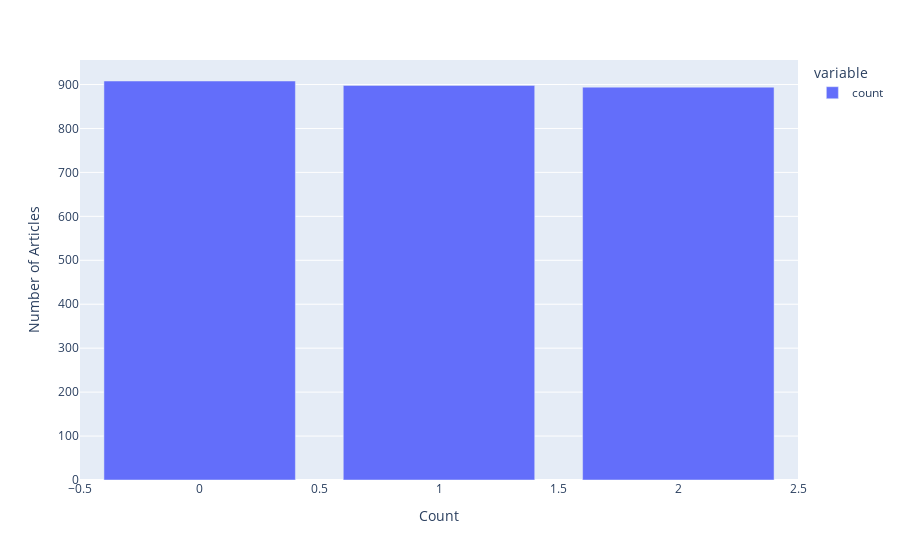
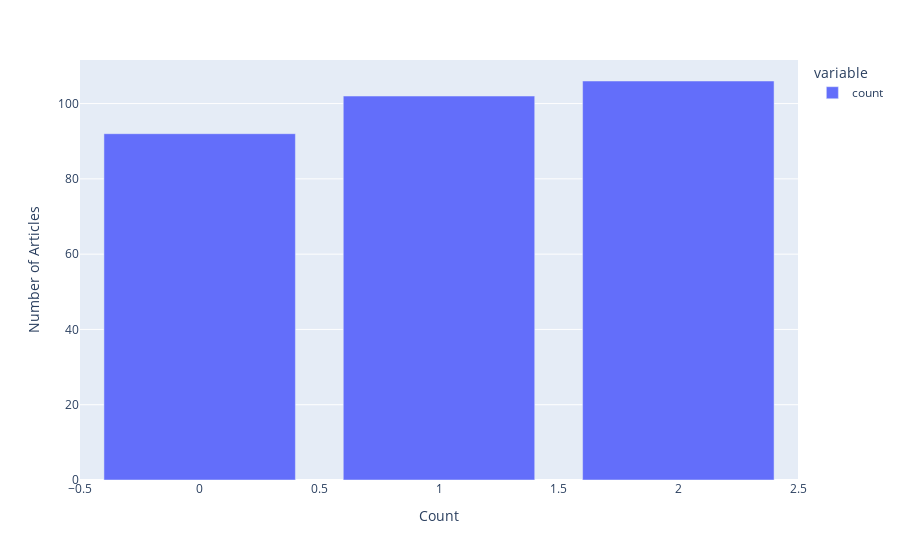
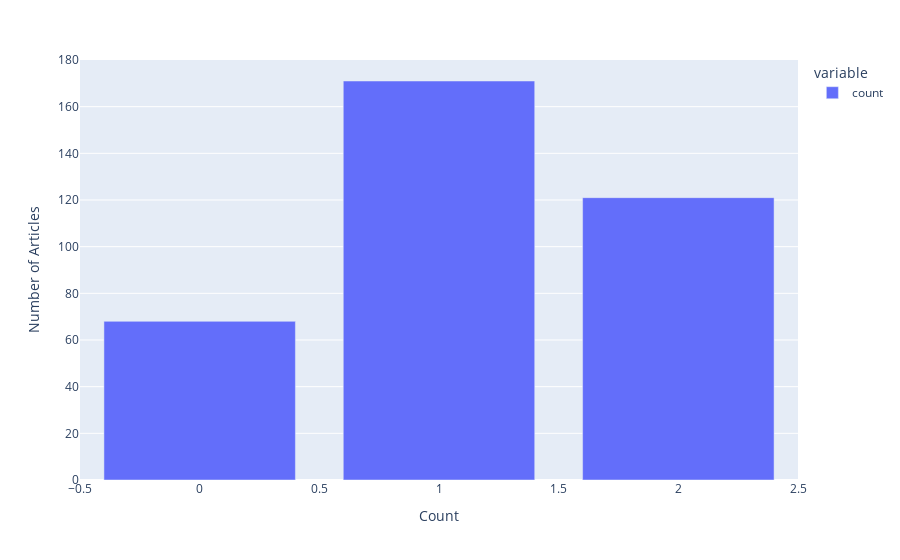

These figures' notebook cell, in order:
### Markdown cell above
#### 1. Raw training set

### Code cell
# Get Raws dataset
train_raw_df, eval_raw_df, test_raw_df = get_train_eval_test('news_train_upsampled_gpt4.jsonl', 'news_test_gpt4.jsonl')
show_labels_count(train_raw_df)
show_labels_count(eval_raw_df)
show_labels_count(test_raw_df)

### Figure 1 — Plotly figure (JSON) as saved in the notebook; plotly's stock layout.template omitted (floating-point values rounded to 4 significant figures)
{"data": [{"alignmentgroup": "True", "hovertemplate": "variable=count<br>labels=%{x}<br>value=%{y}<extra></extra>", "legendgroup": "count", "marker": {"color": "#636efa", "pattern": {"shape": ""}}, "name": "count", "offsetgroup": "count", "orientation": "v", "showlegend": true, "textposition": "auto", "type": "bar", "x": [0, 1, 2], "xaxis": "x", "y": [908, 898, 894], "yaxis": "y"}], "layout": {"barmode": "relative", "legend": {"title": {"text": "variable"}, "tracegroupgap": 0}, "margin": {"t": 60}, "xaxis": {"anchor": "y", "domain": [0, 1], "title": {"text": "Count"}}, "yaxis": {"anchor": "x", "domain": [0, 1], "title": {"text": "Number of Articles"}}}}

### Figure 2 — Plotly figure (JSON) as saved in the notebook; plotly's stock layout.template omitted (floating-point values rounded to 4 significant figures)
{"data": [{"alignmentgroup": "True", "hovertemplate": "variable=count<br>labels=%{x}<br>value=%{y}<extra></extra>", "legendgroup": "count", "marker": {"color": "#636efa", "pattern": {"shape": ""}}, "name": "count", "offsetgroup": "count", "orientation": "v", "showlegend": true, "textposition": "auto", "type": "bar", "x": [2, 1, 0], "xaxis": "x", "y": [106, 102, 92], "yaxis": "y"}], "layout": {"barmode": "relative", "legend": {"title": {"text": "variable"}, "tracegroupgap": 0}, "margin": {"t": 60}, "xaxis": {"anchor": "y", "domain": [0, 1], "title": {"text": "Count"}}, "yaxis": {"anchor": "x", "domain": [0, 1], "title": {"text": "Number of Articles"}}}}

### Figure 3 — Plotly figure (JSON) as saved in the notebook; plotly's stock layout.template omitted (floating-point values rounded to 4 significant figures)
{"data": [{"alignmentgroup": "True", "hovertemplate": "variable=count<br>labels=%{x}<br>value=%{y}<extra></extra>", "legendgroup": "count", "marker": {"color": "#636efa", "pattern": {"shape": ""}}, "name": "count", "offsetgroup": "count", "orientation": "v", "showlegend": true, "textposition": "auto", "type": "bar", "x": [1, 2, 0], "xaxis": "x", "y": [171, 121, 68], "yaxis": "y"}], "layout": {"barmode": "relative", "legend": {"title": {"text": "variable"}, "tracegroupgap": 0}, "margin": {"t": 60}, "xaxis": {"anchor": "y", "domain": [0, 1], "title": {"text": "Count"}}, "yaxis": {"anchor": "x", "domain": [0, 1], "title": {"text": "Number of Articles"}}}}
